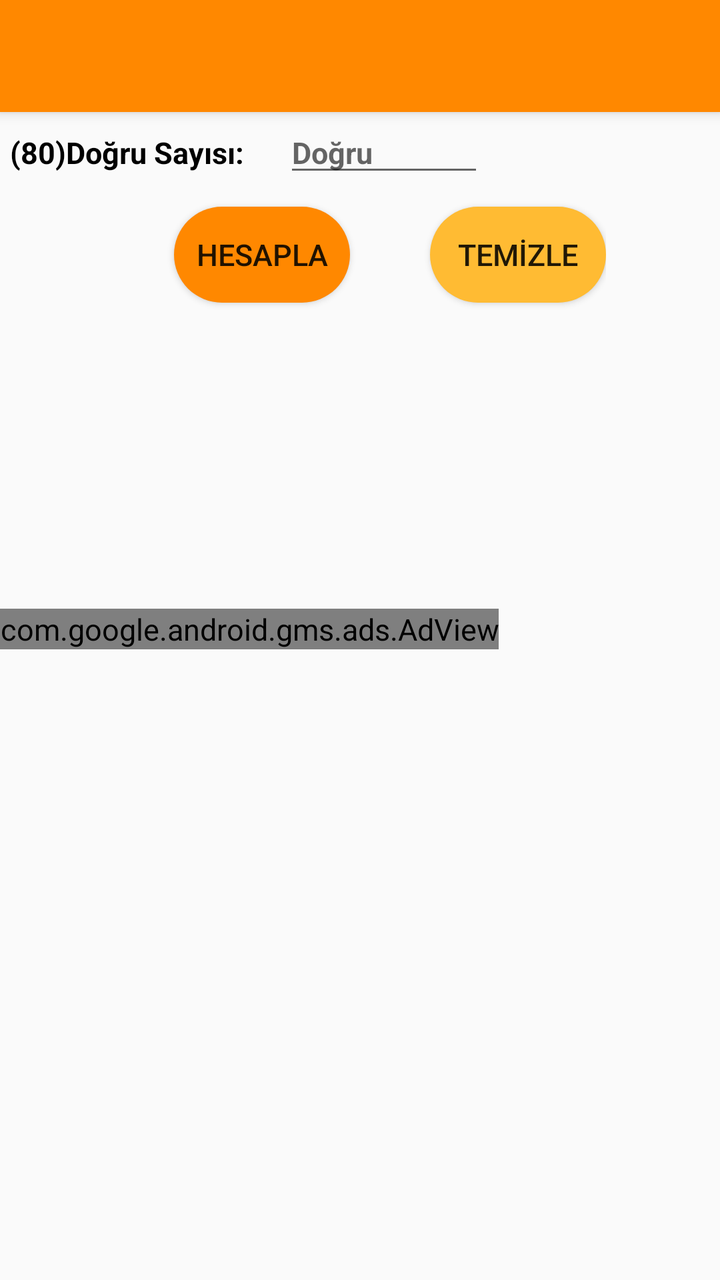
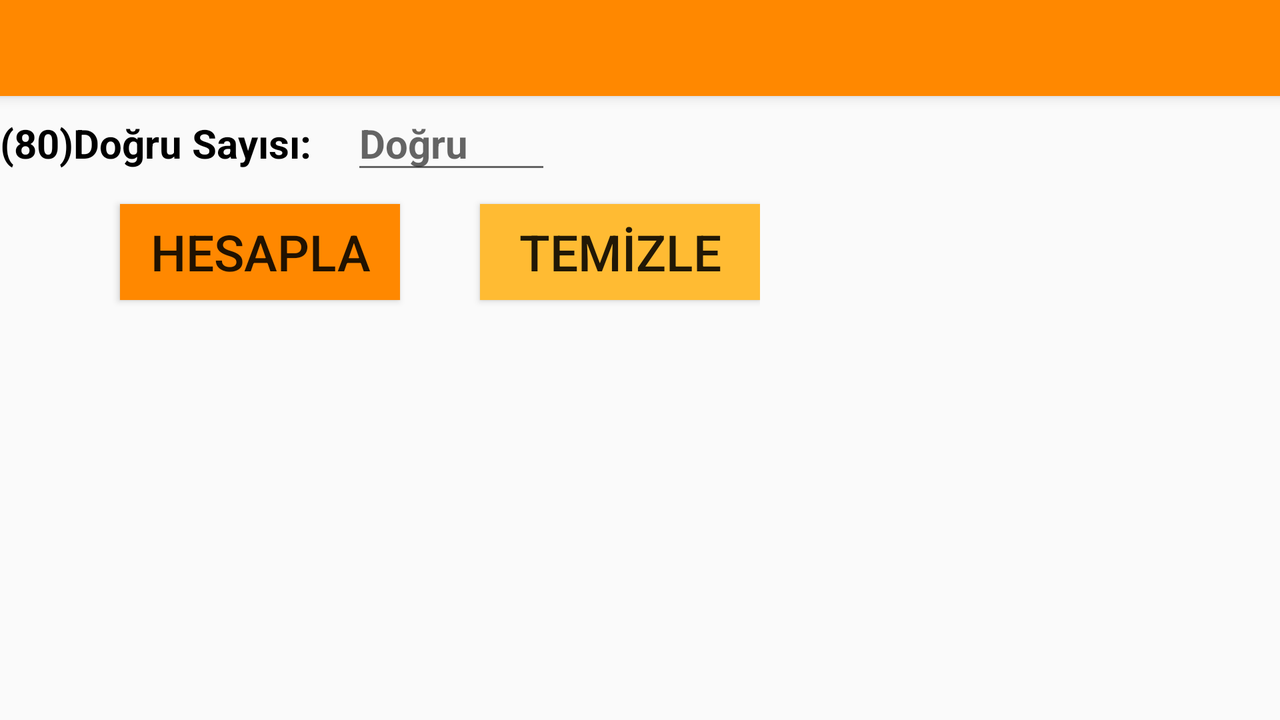

The same Android screen from two of the app's own layout files: first res/layout/ as a phone draws it, then the repository's variant for another configuration, drawn on a device whose configuration selects that folder. Both files follow.
<!-- AndroidManifest.xml: application theme AppTheme -->
<!-- res/layout/yds_calculation.xml -->
<?xml version="1.0" encoding="utf-8"?>
<LinearLayout xmlns:android="http://schemas.android.com/apk/res/android"
    xmlns:ads="http://schemas.android.com/apk/res-auto"
    android:orientation="vertical"
    android:layout_width="match_parent"
    android:layout_height="match_parent"
    >

    <include
        android:id="@+id/toolbar"
        layout="@layout/toolbar">

    </include>

    <GridLayout
        android:layout_marginLeft="5dp"
        android:layout_marginRight="5dp"
        android:layout_width="wrap_content"
        android:layout_height="wrap_content"
        android:columnCount="2"
        android:rowCount="1"
        android:visibility="visible"
        >

    <TextView
        android:layout_width="wrap_content"
        android:layout_height="wrap_content"
        android:text="(80)Doğru Sayısı:"
        android:textStyle="bold"
        android:textSize="15sp"
        android:textColor="@android:color/black"
        android:layout_marginRight="20dp"
        />
    <EditText

        android:id="@+id/ydsDogru"
        android:layout_width="100dp"
        android:layout_height="wrap_content"
        android:hint="Doğru"
        android:textStyle="bold"
        android:textSize="15sp"
        android:textColor="@android:color/black"
        android:inputType="number"
        android:imeOptions="actionGo"
        />

    </GridLayout>


    <GridLayout
        android:layout_width="wrap_content"
        android:layout_height="wrap_content"
        android:columnCount="2"
        android:rowCount="2"
        android:visibility="visible"
        android:layout_marginBottom="40dp"
        android:layout_gravity="center"

        >

        <Button
            android:id="@+id/ydsHesapla"
            android:layout_width="wrap_content"
            android:layout_height="wrap_content"
            android:text="HESAPLA"
            android:textSize="15sp"
            android:layout_marginBottom="5dp"
            android:layout_marginTop="10dp"
            android:background="@drawable/button_background"
            android:layout_marginLeft="30dp"

            />

        <Button
            android:id="@+id/ydsTemizle"
            android:layout_width="wrap_content"
            android:layout_height="wrap_content"
            android:text="TEMİZLE"
            android:textSize="15sp"
            android:layout_marginBottom="5dp"
            android:layout_marginTop="10dp"
            android:background="@drawable/button_background2"
            android:layout_marginLeft="40dp"

            />
    </GridLayout>

    <TextView
        android:id="@+id/ydsHesaplamaSonucu"
        android:visibility="invisible"
        android:text=" HESAPLAMA SONUÇLARI"
        android:textSize="20sp"
        android:layout_width="wrap_content"
        android:layout_height="wrap_content"
        android:textStyle="bold"
        android:textColor="@android:color/holo_orange_dark"
        android:layout_gravity="center"
        android:layout_marginBottom="10dp"

        />

    <GridLayout
        android:id="@+id/ydsGrid"
        android:layout_width="wrap_content"
        android:layout_height="wrap_content"
        android:columnCount="2"
        android:rowCount="3"
        android:visibility="invisible"
        android:layout_marginLeft="5dp"
        android:layout_marginRight="5dp"
        android:layout_marginBottom="10dp"
        >


        <TextView
            android:layout_width="wrap_content"
            android:layout_height="wrap_content"
            android:text="YDS Neti:"
            android:textStyle="bold"
            android:textSize="15sp"
            android:textColor="@android:color/black"
            android:layout_marginRight="20dp"
            />
        <TextView
            android:id="@+id/ydsnet"
            android:layout_width="wrap_content"
            android:layout_height="wrap_content"
            android:textStyle="bold"
            android:textSize="15sp"
            android:textColor="@android:color/black"
            android:layout_marginRight="20dp"
            />
        <TextView
            android:layout_width="wrap_content"
            android:layout_height="wrap_content"
            android:text="YDS Puanı:"
            android:textStyle="bold"
            android:textSize="15sp"
            android:textColor="@android:color/black"
            android:layout_marginRight="20dp"
            />
        <TextView
            android:id="@+id/ydsPuan"
            android:layout_width="wrap_content"
            android:layout_height="wrap_content"
            android:textStyle="bold"
            android:textSize="15sp"
            android:textColor="@android:color/black"
            android:layout_marginRight="20dp"
            />
        <TextView
            android:layout_width="wrap_content"
            android:layout_height="wrap_content"
            android:text="YDS Seviyesi:"
            android:textStyle="bold"
            android:textSize="15sp"
            android:textColor="@android:color/black"
            android:layout_marginRight="20dp"
            />
        <TextView
            android:id="@+id/ydsSeviye"
            android:layout_width="wrap_content"
            android:layout_height="wrap_content"
            android:textStyle="bold"
            android:textSize="15sp"
            android:textColor="@android:color/black"
            android:layout_marginRight="20dp"
            />


    </GridLayout>
    <com.google.android.gms.ads.AdView
        android:id="@+id/adView_yds"
        android:layout_width="wrap_content"
        android:layout_height="wrap_content"
        android:layout_alignParentBottom="true"
        android:layout_centerHorizontal="true"
        ads:adSize="SMART_BANNER"
        ads:adUnitId="ca-app-pub-7273254954010969/5786397460">

    </com.google.android.gms.ads.AdView>




</LinearLayout>
<!-- res/layout/toolbar.xml (included above) -->
<?xml version="1.0" encoding="utf-8"?>
<androidx.appcompat.widget.Toolbar xmlns:android="http://schemas.android.com/apk/res/android"
    android:layout_width="match_parent"
    android:layout_height="wrap_content"
    android:background="@android:color/holo_orange_dark"
    android:elevation="4dp"
    android:id="@+id/toolbar"
    >
<TextView
    android:layout_width="wrap_content"
    android:layout_height="wrap_content"
    android:id="@+id/titleText"
    style="@style/Toolbar.TitleText"
    />

    <TextView
        android:layout_width="wrap_content"
        android:layout_height="wrap_content"
        android:id="@+id/titleCounter"
        style="@style/Toolbar.TitleText"
        android:gravity="right"
        />

</androidx.appcompat.widget.Toolbar>
<!-- resources referenced by this layout -->
<resources>
  <!-- drawable button_background (drawable-v24) -->
  <?xml version="1.0" encoding="utf-8"?>
  <layer-list xmlns:android="http://schemas.android.com/apk/res/android">
  
      <item>
          <shape android:shape="rectangle">
              <solid android:color="@android:color/holo_orange_dark"/>
             <corners
                 android:radius="26dp">
  
             </corners>
          </shape>
      </item>
  </layer-list>
  <!-- drawable button_background2 (drawable) -->
  <?xml version="1.0" encoding="utf-8"?>
  <layer-list xmlns:android="http://schemas.android.com/apk/res/android">
  
      <item>
          <shape android:shape="rectangle">
              <solid android:color="@android:color/holo_orange_light"/>
              <corners
                  android:radius="26dp">
  
              </corners>
          </shape>
      </item>
  </layer-list>
  <style name="Toolbar.TitleText" parent="TextAppearance.AppCompat.Widget.ActionBar.Title">
          <item name="android:textSize">20sp</item>
          <item name="android:fontFamily">sans-serif-medium</item>
          <item name="android:textStyle">bold</item>
  
  
  </style>
  <style name="AppTheme" parent="Theme.AppCompat.Light.NoActionBar">
          
          <item name="colorPrimary">@color/colorPrimaryDark</item>
          <item name="colorPrimaryDark">@color/colorPrimaryDark</item>
          <item name="colorAccent">@color/colorPrimaryDark</item>
          <item name="android:textSize">15dp</item>
      </style>
  <color name="colorPrimaryDark">#F57000</color>
</resources>
<!-- res/layout-land/yds_calculation.xml (the repository's variant of the layout above) -->
<!-- drawn on the phone turned sideways -->
<?xml version="1.0" encoding="utf-8"?>
<LinearLayout xmlns:android="http://schemas.android.com/apk/res/android"
    android:orientation="vertical"
    android:layout_width="match_parent"
    android:layout_height="match_parent"
    >

    <include
        android:id="@+id/toolbar"
        layout="@layout/toolbar">

    </include>

    <GridLayout
        android:layout_width="wrap_content"
        android:layout_height="wrap_content"
        android:columnCount="2"
        android:rowCount="1"
        android:visibility="visible"
        >

    <TextView
        android:layout_width="wrap_content"
        android:layout_height="wrap_content"
        android:text="(80)Doğru Sayısı:"
        android:textStyle="bold"
        android:textSize="20sp"
        android:textColor="@android:color/black"
        android:layout_marginRight="20dp"
        />
    <EditText

        android:id="@+id/ydsDogru"
        android:layout_width="100dp"
        android:layout_height="wrap_content"
        android:hint="Doğru"
        android:textStyle="bold"
        android:textSize="20sp"
        android:textColor="@android:color/black"
        android:inputType="number"
        />

    </GridLayout>


    <GridLayout
        android:layout_width="wrap_content"
        android:layout_height="wrap_content"
        android:columnCount="2"
        android:rowCount="2"
        android:visibility="visible"
        android:layout_marginBottom="40dp"
        >

        <Button
            android:id="@+id/ydsHesapla"
            android:layout_width="140dp"
            android:layout_height="wrap_content"
            android:text="HESAPLA"
            android:textSize="25sp"
            android:layout_marginBottom="5dp"
            android:layout_marginTop="10dp"
            android:background="@android:color/holo_orange_dark"
            android:layout_marginLeft="60dp"

            />

        <Button
            android:id="@+id/ydsTemizle"
            android:layout_width="140dp"
            android:layout_height="wrap_content"
            android:text="TEMİZLE"
            android:textSize="25sp"
            android:layout_marginBottom="5dp"
            android:layout_marginTop="10dp"
            android:background="@android:color/holo_orange_light"
            android:layout_marginLeft="40dp"
          

            />
    </GridLayout>

    <TextView
        android:id="@+id/ydsHesaplamaSonucu"
        android:visibility="invisible"
        android:text=" HESAPLAMA SONUÇLARI"
        android:textSize="20sp"
        android:layout_width="wrap_content"
        android:layout_height="wrap_content"
        android:textStyle="bold"
        android:textColor="@android:color/holo_orange_dark"
        android:layout_gravity="center"
        android:layout_marginBottom="10dp"

        />

    <GridLayout
        android:id="@+id/ydsGrid"
        android:layout_width="wrap_content"
        android:layout_height="wrap_content"
        android:columnCount="2"
        android:rowCount="3"
        android:visibility="invisible"
        >


        <TextView
            android:layout_width="wrap_content"
            android:layout_height="wrap_content"
            android:text="YDS Neti:"
            android:textStyle="bold"
            android:textSize="20sp"
            android:textColor="@android:color/black"
            android:layout_marginRight="20dp"
            />
        <TextView
            android:id="@+id/ydsnet"
            android:layout_width="wrap_content"
            android:layout_height="wrap_content"
            android:textStyle="bold"
            android:textSize="20sp"
            android:textColor="@android:color/black"
            android:layout_marginRight="20dp"
            />
        <TextView
            android:layout_width="wrap_content"
            android:layout_height="wrap_content"
            android:text="YDS Puanı:"
            android:textStyle="bold"
            android:textSize="20sp"
            android:textColor="@android:color/black"
            android:layout_marginRight="20dp"
            />
        <TextView
            android:id="@+id/ydsPuan"
            android:layout_width="wrap_content"
            android:layout_height="wrap_content"
            android:textStyle="bold"
            android:textSize="20sp"
            android:textColor="@android:color/black"
            android:layout_marginRight="20dp"
            />
        <TextView
            android:layout_width="wrap_content"
            android:layout_height="wrap_content"
            android:text="YDS Seviyesi:"
            android:textStyle="bold"
            android:textSize="20sp"
            android:textColor="@android:color/black"
            android:layout_marginRight="20dp"
            />
        <TextView
            android:id="@+id/ydsSeviye"
            android:layout_width="wrap_content"
            android:layout_height="wrap_content"
            android:textStyle="bold"
            android:textSize="20sp"
            android:textColor="@android:color/black"
            android:layout_marginRight="20dp"
            />


    </GridLayout>


</LinearLayout>
<!-- resources referenced by the variant -->
<!-- as the phone turned sideways resolves them -->
<resources>
  <style name="Toolbar.TitleText" parent="TextAppearance.AppCompat.Widget.ActionBar.Title">
          <item name="android:textSize">20sp</item>
          <item name="android:fontFamily">sans-serif-medium</item>
          <item name="android:textStyle">bold</item>
  
  
  </style>
  <style name="AppTheme" parent="Theme.AppCompat.Light.NoActionBar">
          
          <item name="colorPrimary">@color/colorPrimaryDark</item>
          <item name="colorPrimaryDark">@color/colorPrimaryDark</item>
          <item name="colorAccent">@color/colorPrimaryDark</item>
          <item name="android:textSize">15dp</item>
      </style>
  <color name="colorPrimaryDark">#F57000</color>
</resources>
